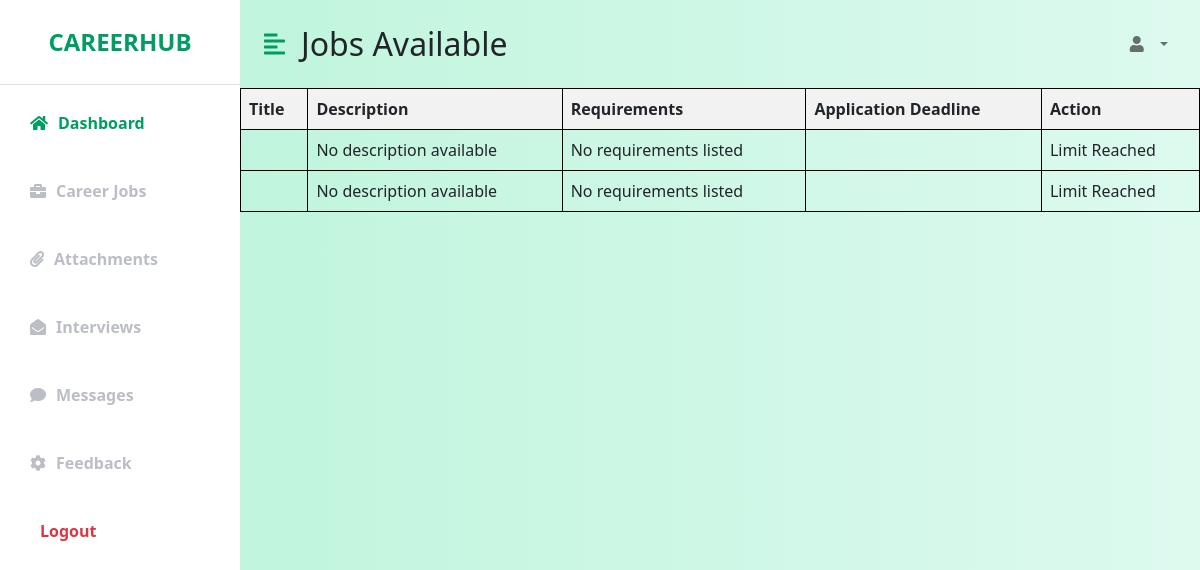
Page /fetch_jobs.php on the earlier database version.
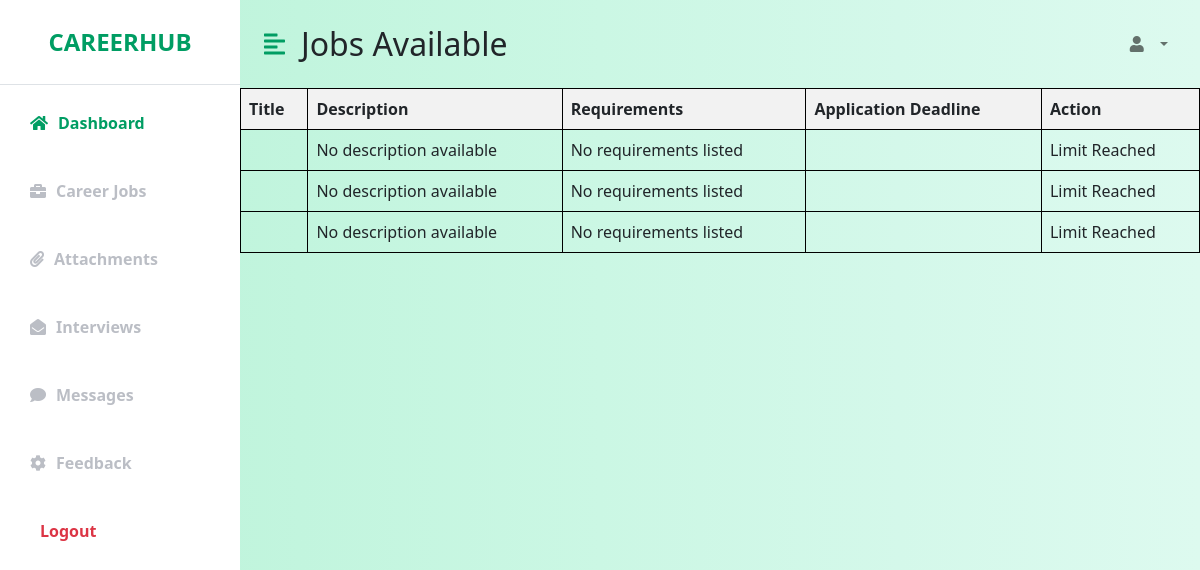
Same page on the later database version.
### tables this page shows
CREATE TABLE `jobs` (
  `id` int(11) UNSIGNED NOT NULL,
  `org_id` int(6) UNSIGNED NOT NULL,
  `job_title` varchar(255) NOT NULL,
  `job_description` text NOT NULL,
  `job_requirements` text NOT NULL,
  `job_location` varchar(255) NOT NULL,
  `salary` decimal(10,2) DEFAULT NULL,
  `job_type` enum('full-time','part-time','internship') NOT NULL,
  `application_deadline` date DEFAULT NULL,
  `job_limit` int(11) DEFAULT NULL,
  `created_at` timestamp NOT NULL DEFAULT current_timestamp(),
  `title` varchar(255) DEFAULT NULL
);

### fetch_jobs.php (the view, shortened to what the changed rows need)
<!DOCTYPE html>
<html lang="en">
<head>
    <link href="https://cdn.jsdelivr.net/npm/bootstrap@5.0.0-beta3/dist/css/bootstrap.min.css" rel="stylesheet" />
    <link rel="stylesheet" href="https://cdnjs.cloudflare.com/ajax/libs/font-awesome/5.15.3/css/all.min.css" />
    <link rel="stylesheet" href="dashboard.css" />
</head>
<body>
    <div class="d-flex" id="wrapper">
        <div id="page-content-wrapper">
        <nav class="navbar navbar-expand-lg navbar-light bg-transparent py-4 px-4">
    <div class="d-flex align-items-center">
        <h2 class="fs-2 m-0">Jobs Available</h2>
    </div>
</nav>
<?php
require_once 'connect.php';
$sql = "SELECT * FROM Jobs";
$result = mysqli_query($conn, $sql);
if (mysqli_num_rows($result) > 0) {
    echo "<table style='border-collapse: collapse; width: 100%;'>";
    echo "<tr>
            <th style='background-color: #f2f2f2; border: 1px solid black; text-align: left; padding: 8px;'>Title</th>
            <th style='background-color: #f2f2f2; border: 1px solid black; text-align: left; padding: 8px;'>Description</th>
            <th style='background-color: #f2f2f2; border: 1px solid black; text-align: left; padding: 8px;'>Requirements</th>
            <th style='background-color: #f2f2f2; border: 1px solid black; text-align: left; padding: 8px;'>Application Deadline</th>
            <th style='background-color: #f2f2f2; border: 1px solid black; text-align: left; padding: 8px;'>Action</th>
          </tr>";
    while ($row = mysqli_fetch_assoc($result)) {
        $description = isset($row['description']) ? $row['description'] : 'No description available';
        $requirements = isset($row['requirements']) ? $row['requirements'] : 'No requirements listed';
        $applications_sql = "SELECT COUNT(*) as count FROM Applications WHERE applied_position = '{$row['title']}'";
        $applications_result = mysqli_query($conn, $applications_sql);
        $applications_row = mysqli_fetch_assoc($applications_result);
        $applications_count = $applications_row['count'];
        echo "<tr>";
        echo "<td style='border: 1px solid black; text-align: left; padding: 8px;'>" . htmlspecialchars($row['title']) . "</td>";
        echo "<td style='border: 1px solid black; text-align: left; padding: 8px;'>" . htmlspecialchars($description) . "</td>";
        echo "<td style='border: 1px solid black; text-align: left; padding: 8px;'>" . htmlspecialchars($requirements) . "</td>";
        echo "<td style='border: 1px solid black; text-align: left; padding: 8px;'>" . htmlspecialchars($row['application_deadline']) . "</td>";
        if ($applications_count >= $row['job_limit']) {
            echo "<td style='border: 1px solid black; text-align: left; padding: 8px;'>Limit Reached</td>";
        } else {
            echo "<td style='border: 1px solid black; text-align: left; padding: 8px;'><a href='application.php?job_id=" . $row['id'] . "'>Apply</a></td>";
        }
        echo "</tr>";
    }
    echo "</table>";
} else {
    echo "No jobs found.";
}
?>
</body>
</html>

Differences in the rows shown:
added jobs: description "No description available", requirements "No requirements listed", shows "Limit Reached"
